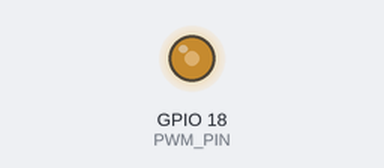
Bench run of a program on a simulated Raspberry Pi (BCM pin numbers). Shown: output pins drawn as LEDs (lit = HIGH). At 1.0 s the program stops and its outputs stay as they are.

Above: at 0.1 s.
At 1.1 s:
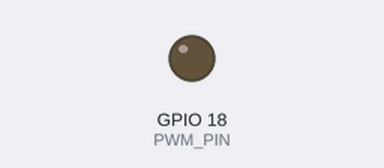
Timing chart, 0 to 2.5 s (numbered marks = the images above):
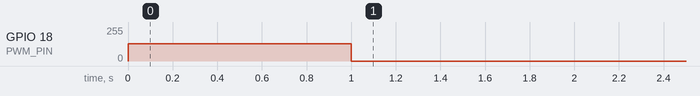

The program:

center_servo.py
```python
import RPi.GPIO as GPIO
import argparse
import sys
from time import sleep

PWM_PIN = 18

#this code is not a finished script.  The intention was to center the servo first.

GPIO.setmode(GPIO.BCM)
GPIO.setup(PWM_PIN, GPIO.OUT)
GPIO.setwarnings(False)
pwm = GPIO.PWM(PWM_PIN, 500)


def setup():
	pwm.start(50)
	sleep(1)

def main():
	duty_cycle = 25
	setup()
	check = False
	while(check):
		duty_cycle = duty_cycle + 5
		pwm.ChangeDutyCycle(duty_cycle)
		sleep(.3)
		if(duty_cycle == 75):
			check = False


main()
GPIO.cleanup()
```

Measured:
- by itself, GPIO 18 (PWM_PIN): 0/255 → 128/255 at 0.00 s, → 0/255 1.0 s later
